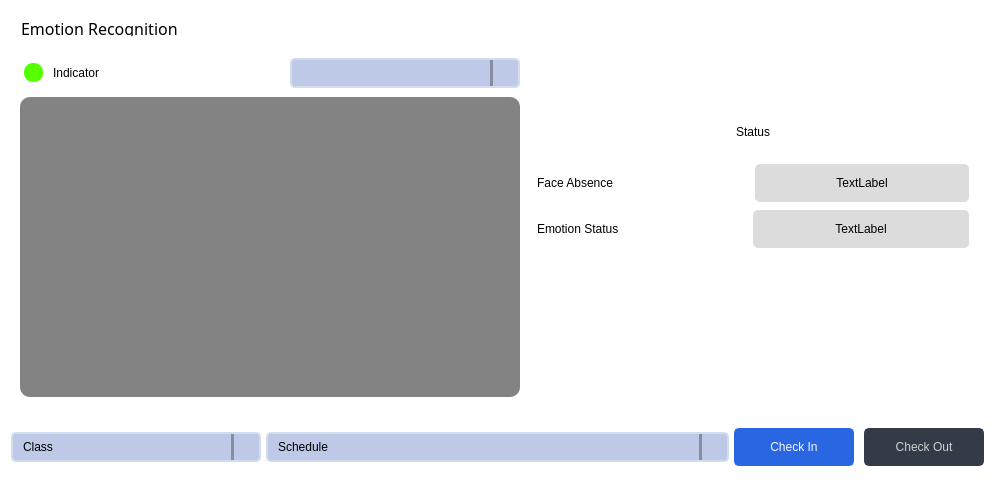
                   <widget class="QStackedWidget" name="stackedWidget">
                    <property name="minimumSize">
                     <size>
                      <width>1000</width>
                      <height>0</height>
                     </size>
                    </property>
                    <property name="styleSheet">
                     <string notr="true">background: transparent;</string>
                    </property>
                    <property name="currentIndex">
                     <number>1</number>
                    </property>
                    <widget class="QWidget" name="home">
                     <property name="styleSheet">
                      <string notr="true">
background-position: center;
background-repeat: no-repeat;</string>
                     </property>
                    </widget>
                    <widget class="QWidget" name="widgets">
                     <property name="styleSheet">
                      <string notr="true">b</string>
                     </property>
                     <layout class="QVBoxLayout" name="verticalLayout">
                      <property name="spacing">
                       <number>10</number>
                      </property>
                      <property name="leftMargin">
                       <number>10</number>
                      </property>
                      <property name="topMargin">
                       <number>10</number>
                      </property>
                      <property name="rightMargin">
                       <number>10</number>
                      </property>
                      <property name="bottomMargin">
                       <number>10</number>
                      </property>
                      <item>
                       <widget class="QFrame" name="row_1">
                        <property name="sizePolicy">
                         <sizepolicy hsizetype="Preferred" vsizetype="Expanding">
                          <horstretch>0</horstretch>
                          <verstretch>0</verstretch>
                         </sizepolicy>
                        </property>
                        <property name="minimumSize">
                         <size>
                          <width>0</width>
                          <height>400</height>
                         </size>
                        </property>
                        <property name="frameShape">
                         <enum>QFrame::StyledPanel</enum>
                        </property>
                        <property name="frameShadow">
                         <enum>QFrame::Raised</enum>
                        </property>
                        <layout class="QVBoxLayout" name="verticalLayout_16">
                         <property name="spacing">
                          <number>0</number>
                         </property>
                         <property name="leftMargin">
                          <number>0</number>
                         </property>
                         <property name="topMargin">
                          <number>0</number>
                         </property>
                         <property name="rightMargin">
                          <number>0</number>
                         </property>
                         <property name="bottomMargin">
                          <number>0</number>
                         </property>
                         <item>
                          <widget class="QFrame" name="frame_div_content_1">
                           <property name="sizePolicy">
                            <sizepolicy hsizetype="Preferred" vsizetype="Expanding">
                             <horstretch>0</horstretch>
                             <verstretch>0</verstretch>
                            </sizepolicy>
                           </property>
                           <property name="minimumSize">
                            <size>
                             <width>0</width>
                             <height>400</height>
                            </size>
                           </property>
                           <property name="maximumSize">
                            <size>
                             <width>16777215</width>
                             <height>16777215</height>
                            </size>
                           </property>
                           <property name="frameShape">
                            <enum>QFrame::NoFrame</enum>
                           </property>
                           <property name="frameShadow">
                            <enum>QFrame::Raised</enum>
                           </property>
                           <layout class="QVBoxLayout" name="verticalLayout_17">
                            <property name="spacing">
                             <number>0</number>
                            </property>
                            <property name="leftMargin">
                             <number>0</number>
                            </property>
                            <property name="topMargin">
                             <number>0</number>
                            </property>
                            <property name="rightMargin">
                             <number>0</number>
                            </property>
                            <property name="bottomMargin">
                             <number>0</number>
                            </property>
                            <item>
                             <widget class="QFrame" name="frame_title_wid_1">
                              <property name="maximumSize">
                               <size>
                                <width>16777215</width>
                                <height>35</height>
                               </size>
                              </property>
                              <property name="styleSheet">
                               <string notr="true">  font: 12pt &quot;Overpass Black&quot;;</string>
                              </property>
                              <property name="frameShape">
                               <enum>QFrame::StyledPanel</enum>
                              </property>
                              <property name="frameShadow">
                               <enum>QFrame::Raised</enum>
                              </property>
                              <layout class="QVBoxLayout" name="verticalLayout_18">
                               <item>
                                <widget class="QLabel" name="labelBoxBlenderInstalation">
                                 <property name="font">
                                  <font>
                                   <family>Overpass Black</family>
                                   <pointsize>12</pointsize>
                                   <weight>50</weight>
                                   <italic>false</italic>
                                   <bold>false</bold>
                                  </font>
                                 </property>
                                 <property name="styleSheet">
                                  <string notr="true"/>
                                 </property>
                                 <property name="text">
                                  <string>Emotion Recognition</string>
                                 </property>
                                </widget>
                               </item>
                              </layout>
                             </widget>
                            </item>
                            <item>
                             <widget class="QFrame" name="frame_content_wid_1">
                              <property name="sizePolicy">
                               <sizepolicy hsizetype="Preferred" vsizetype="MinimumExpanding">
                                <horstretch>0</horstretch>
                                <verstretch>0</verstretch>
                               </sizepolicy>
                              </property>
                              <property name="minimumSize">
                               <size>
                                <width>0</width>
                                <height>350</height>
                               </size>
                              </property>
                              <property name="frameShape">
                               <enum>QFrame::NoFrame</enum>
                              </property>
                              <property name="frameShadow">
                               <enum>QFrame::Raised</enum>
                              </property>
                              <layout class="QHBoxLayout" name="horizontalLayout_9">
                               <item>
                                <layout class="QGridLayout" name="gridLayout">
                                 <property name="sizeConstraint">
                                  <enum>QLayout::SetNoConstraint</enum>
                                 </property>
                                 <property name="bottomMargin">
                                  <number>0</number>
                                 </property>
                                 <item row="0" column="2">
                                  <widget class="QComboBox" name="cameraBox">
                                   <property name="styleSheet">
                                    <string notr="true">QComboBox {
  background-color: rgb(190, 200, 231);
  border-radius: 5px;
  border: 2px solid rgb(209, 220, 236);
  padding: 5px;
  padding-left: 10px;
}
QComboBox:hover {
  border: 2px solid rgb(152, 171, 218);
}
QComboBox::drop-down {
  subcontrol-origin: padding;
  subcontrol-position: top right;
  width: 25px;
  border-left-width: 3px;
  border-left-color: rgb(135, 142, 160);
  border-left-style: solid;
  border-top-right-radius: 3px;
  border-bottom-right-radius: 3px;
  background-position: center;
  background-repeat: no-reperat;
}
QComboBox QAbstractItemView {
  color:  rgb(35, 89, 197); /* Ini Biru Gelap*/
  background-color: rgb(190, 200, 231);
  padding: 10px;
  selection-background-color: rgba(39, 44, 54, 150);
}</string>
                                   </property>
                                  </widget>
                                 </item>
                                 <item row="0" column="3" colspan="2">
                                  <widget class="QLabel" name="label_4">
                                   <property name="text">
                                    <string/>
                                   </property>
                                  </widget>
                                 </item>
                                 <item row="0" column="1">
                                  <widget class="QLabel" name="indicatorLabel">
                                   <property name="styleSheet">
                                    <string notr="true">  font: 10pt &quot;Overpass&quot;;</string>
                                   </property>
                                   <property name="text">
                                    <string>Indicator</string>
                                   </property>
                                  </widget>
                                 </item>
                                 <item row="1" column="0" colspan="3">
                                  <widget class="QLabel" name="imgLabel">
                                   <property name="sizePolicy">
                                    <sizepolicy hsizetype="Preferred" vsizetype="Expanding">
                                     <horstretch>0</horstretch>
                                     <verstretch>0</verstretch>
                                    </sizepolicy>
                                   </property>
                                   <property name="minimumSize">
                                    <size>
                                     <width>500</width>
                                     <height>300</height>
                                    </size>
                                   </property>
                                   <property name="maximumSize">
                                    <size>
                                     <width>500</width>
                                     <height>300</height>
                                    </size>
                                   </property>
                                   <property name="styleSheet">
                                    <string notr="true">background-color: rgb(131, 131, 131);
border-radius: 10px;</string>
                                   </property>
                                   <property name="text">
                                    <string/>
                                   </property>
                                   <property name="scaledContents">
                                    <bool>true</bool>
                                   </property>
                                  </widget>
                                 </item>
                                 <item row="0" column="0">
                                  <widget class="QLabel" name="indicatorLamp">
                                   <property name="minimumSize">
                                    <size>
                                     <width>27</width>
                                     <height>27</height>
                                    </size>
                                   </property>
                                   <property name="maximumSize">
                                    <size>
                                     <width>27</width>
                                     <height>27</height>
                                    </size>
                                   </property>
                                   <property name="styleSheet">
                                    <string notr="true">border-radius: 9px;
background-color: rgb(85, 255, 0);
margin: 4px;</string>
                                   </property>
                                   <property name="text">
                                    <string/>
                                   </property>
                                  </widget>
                                 </item>
                                 <item row="1" column="3" colspan="2">
                                  <widget class="QFrame" name="frame">
                                   <property name="frameShape">
                                    <enum>QFrame::StyledPanel</enum>
                                   </property>
                                   <property name="frameShadow">
                                    <enum>QFrame::Raised</enum>
                                   </property>
                                   <layout class="QHBoxLayout" name="horizontalLayout_6">
                                    <property name="spacing">
                                     <number>0</number>
                                    </property>
                                    <property name="leftMargin">
                                     <number>0</number>
                                    </property>
                                    <property name="topMargin">
                                     <number>0</number>
                                    </property>
                                    <property name="rightMargin">
                                     <number>0</number>
                                    </property>
                                    <property name="bottomMargin">
                                     <number>0</number>
                                    </property>
                                    <item alignment="Qt::AlignTop">
                                     <widget class="QFrame" name="gridFrame">
                                      <layout class="QVBoxLayout" name="verticalLayout_19">
                                       <item>
                                        <widget class="QLabel" name="label_5">
                                         <property name="minimumSize">
                                          <size>
                                           <width>0</width>
                                           <height>50</height>
                                          </size>
                                         </property>
                                         <property name="styleSheet">
                                          <string notr="true">  font: 12pt &quot;Overpass Black&quot;;</string>
                                         </property>
                                         <property name="text">
                                          <string>Status</string>
                                         </property>
                                         <property name="alignment">
                                          <set>Qt::AlignCenter</set>
                                         </property>
                                        </widget>
                                       </item>
                                       <item>
                                        <widget class="QFrame" name="frame_3">
                                         <property name="minimumSize">
                                          <size>
                                           <width>0</width>
                                           <height>40</height>
                                          </size>
                                         </property>
                                         <property name="frameShape">
                                          <enum>QFrame::StyledPanel</enum>
                                         </property>
                                         <property name="frameShadow">
                                          <enum>QFrame::Raised</enum>
                                         </property>
                                         <layout class="QHBoxLayout" name="horizontalLayout_10">
                                          <property name="spacing">
                                           <number>4</number>
                                          </property>
                                          <property name="leftMargin">
                                           <number>0</number>
                                          </property>
                                          <property name="topMargin">
                                           <number>0</number>
                                          </property>
                                          <property name="rightMargin">
                                           <number>0</number>
                                          </property>
                                          <property name="bottomMargin">
                                           <number>0</number>
                                          </property>
                                          <item>
                                           <widget class="QLabel" name="label_10">
                                            <property name="text">
                                             <string>Face Absence</string>
                                            </property>
                                           </widget>
                                          </item>
                                          <item>
                                           <widget class="QLabel" name="faceAbsenceLabel">
                                            <property name="styleSheet">
                                             <string notr="true">background-color: rgb(220, 220, 220);
border-radius: 5px;</string>
                                            </property>
                                            <property name="text">
                                             <string>TextLabel</string>
                                            </property>
                                            <property name="alignment">
                                             <set>Qt::AlignCenter</set>
                                            </property>
                                           </widget>
                                          </item>
                                         </layout>
                                        </widget>
                                       </item>
                                       <item>
                                        <widget class="QFrame" name="frame_2">
                                         <property name="minimumSize">
                                          <size>
                                           <width>0</width>
                                           <height>40</height>
                                          </size>
                                         </property>
                                         <property name="frameShape">
                                          <enum>QFrame::StyledPanel</enum>
                                         </property>
                                         <property name="frameShadow">
                                          <enum>QFrame::Raised</enum>
                                         </property>
                                         <layout class="QHBoxLayout" name="horizontalLayout_7">
                                          <property name="spacing">
                                           <number>0</number>
                                          </property>
                                          <property name="leftMargin">
                                           <number>0</number>
                                          </property>
                                          <property name="topMargin">
                                           <number>0</number>
                                          </property>
                                          <property name="rightMargin">
                                           <number>0</number>
                                          </property>
                                          <property name="bottomMargin">
                                           <number>0</number>
                                          </property>
                                          <item>
                                           <widget class="QLabel" name="label_6">
                                            <property name="text">
                                             <string>Emotion Status</string>
                                            </property>
                                           </widget>
                                          </item>
                                          <item>
                                           <widget class="QLabel" name="emotionStatusLabel">
                                            <property name="styleSheet">
                                             <string notr="true">background-color: rgb(220, 220, 220);
border-radius: 5px;</string>
                                            </property>
                                            <property name="text">
                                             <string>TextLabel</string>
                                            </property>
                                            <property name="alignment">
                                             <set>Qt::AlignCenter</set>
                                            </property>
                                           </widget>
                                          </item>
                                         </layout>
                                        </widget>
                                       </item>
                                      </layout>
                                     </widget>
                                    </item>
                                   </layout>
                                  </widget>
                                 </item>
                                </layout>
                               </item>
                              </layout>
                             </widget>
                            </item>
                           </layout>
                          </widget>
                         </item>
                        </layout>
                       </widget>
                      </item>
                      <item>
                       <widget class="QFrame" name="row_3">
                        <property name="sizePolicy">
                         <sizepolicy hsizetype="Preferred" vsizetype="Maximum">
                          <horstretch>0</horstretch>
                          <verstretch>0</verstretch>
                         </sizepolicy>
                        </property>
                        <property name="minimumSize">
                         <size>
                          <width>0</width>
                          <height>50</height>
                         </size>
                        </property>
                        <property name="frameShape">
                         <enum>QFrame::StyledPanel</enum>
                        </property>
                        <property name="frameShadow">
                         <enum>QFrame::Raised</enum>
                        </property>
                        <layout class="QHBoxLayout" name="horizontalLayout_12">
                         <property name="spacing">
                          <number>0</number>
                         </property>
                         <property name="leftMargin">
                          <number>0</number>
                         </property>
                         <property name="topMargin">
                          <number>0</number>
                         </property>
                         <property name="rightMargin">
                          <number>0</number>
                         </property>
                         <property name="bottomMargin">
                          <number>0</number>
                         </property>
                         <item>
                          <widget class="QComboBox" name="classBox">
                           <property name="sizePolicy">
                            <sizepolicy hsizetype="Minimum" vsizetype="Fixed">
                             <horstretch>0</horstretch>
                             <verstretch>0</verstretch>
                            </sizepolicy>
                           </property>
                           <property name="minimumSize">
                            <size>
                             <width>250</width>
                             <height>0</height>
                            </size>
                           </property>
                           <property name="styleSheet">
                            <string notr="true">QComboBox {
  background-color: rgb(190, 200, 231);
  border-radius: 5px;
  border: 2px solid rgb(209, 220, 236);
  padding: 5px;
  padding-left: 10px;
}
QComboBox:hover {
  border: 2px solid rgb(152, 171, 218);
}
QComboBox::drop-down {
  subcontrol-origin: padding;
  subcontrol-position: top right;
  width: 25px;
  border-left-width: 3px;
  border-left-color: rgb(135, 142, 160);
  border-left-style: solid;
  border-top-right-radius: 3px;
  border-bottom-right-radius: 3px;
  background-position: center;
  background-repeat: no-reperat;
}
QComboBox QAbstractItemView {
  color:  rgb(35, 89, 197); /* Ini Biru Gelap*/
  background-color: rgb(190, 200, 231);
  padding: 10px;
  selection-background-color: rgba(39, 44, 54, 150);
}</string>
                           </property>
                           <property name="currentText">
                            <string>Class</string>
                           </property>
                           <item>
                            <property name="text">
                             <string>Class</string>
                            </property>
                           </item>
                          </widget>
                         </item>
                         <item>
                          <widget class="QComboBox" name="scheduleBox">
                           <property name="sizePolicy">
                            <sizepolicy hsizetype="Expanding" vsizetype="Fixed">
                             <horstretch>0</horstretch>
                             <verstretch>0</verstretch>
                            </sizepolicy>
                           </property>
                           <property name="styleSheet">
                            <string notr="true">QComboBox {
  background-color: rgb(190, 200, 231);
  border-radius: 5px;
  border: 2px solid rgb(209, 220, 236);
  margin-left: 5px;
  padding: 5px;
  padding-left: 10px;
}
QComboBox:hover {
  border: 2px solid rgb(152, 171, 218);
}
QComboBox::drop-down {
  subcontrol-origin: padding;
  subcontrol-position: top right;
  width: 25px;
  border-left-width: 3px;
  border-left-color: rgb(135, 142, 160);
  border-left-style: solid;
  border-top-right-radius: 3px;
  border-bottom-right-radius: 3px;
  background-position: center;
  background-repeat: no-reperat;
}
QComboBox QAbstractItemView {
  color:  rgb(35, 89, 197); /* Ini Biru Gelap*/
  background-color: rgb(190, 200, 231);
  padding: 10px;
  selection-background-color: rgba(39, 44, 54, 150);
}</string>
                           </property>
                           <item>
                            <property name="text">
                             <string>Schedule</string>
                            </property>
                           </item>
                          </widget>
                         </item>
                         <item>
                          <widget class="QPushButton" name="checkInButton">
                           <property name="sizePolicy">
                            <sizepolicy hsizetype="Minimum" vsizetype="Minimum">
                             <horstretch>0</horstretch>
                             <verstretch>0</verstretch>
                            </sizepolicy>
                           </property>
                           <property name="minimumSize">
                            <size>
                             <width>130</width>
                             <height>2</height>
                            </size>
                           </property>
                           <property name="maximumSize">
                            <size>
                             <width>16777215</width>
                             <height>16777215</height>
                            </size>
                           </property>
                           <property name="styleSheet">
                            <string notr="true">QPushButton {
    border: 2px solid rgb(41, 102, 225);
    border-radius: 5px;
    background-color: rgb(41, 102, 225);
    margin: 5px;
color: rgb(247, 247, 247);
  }
  QPushButton:hover {
    background-color: rgb(41, 102, 225);
    border: 2px solid  rgb(36, 72, 143); /* Ini Biru Gelap*/
  }
  QPushButton:pressed {
    background-color: rgb(41, 102, 225);
    border: 2px solid rgb(43, 50, 61);
  }
QPushButton:disabled {
 background-color: rgb(18, 9, 108);
color:rgb(93, 93, 93);
}</string>
                           </property>
                           <property name="text">
                            <string>Check In</string>
                           </property>
                          </widget>
                         </item>
                         <item>
                          <widget class="QPushButton" name="checkOutButton">
                           <property name="sizePolicy">
                            <sizepolicy hsizetype="Minimum" vsizetype="Minimum">
                             <horstretch>0</horstretch>
                             <verstretch>0</verstretch>
                            </sizepolicy>
                           </property>
                           <property name="minimumSize">
                            <size>
                             <width>130</width>
                             <height>0</height>
                            </size>
                           </property>
                           <property name="maximumSize">
                            <size>
                             <width>16777215</width>
                             <height>16777215</height>
                            </size>
                           </property>
                           <property name="styleSheet">
                            <string notr="true">  QPushButton {
    border: 2px solid rgb(52, 59, 72);
    border-radius: 5px;
    background-color: rgb(52, 59, 72);
    margin: 5px;
    color: rgb(207, 207, 207);
  }
  QPushButton:hover {
    background-color: rgb(57, 65, 80);
    border: 2px solid rgb(61, 70, 86);
  }
  QPushButton:pressed {
    background-color: rgb(35, 40, 49);
    border: 2px solid rgb(43, 50, 61);
  }
QPushButton:disabled {
 background-color: rgb(18, 9, 108);
color:rgb(93, 93, 93);
}</string>
                           </property>
                           <property name="text">
                            <string>Check Out</string>
                           </property>
                          </widget>
                         </item>
                        </layout>
                       </widget>
                      </item>
                     </layout>
                    </widget>
                    <widget class="QWidget" name="new_page">
                     <layout class="QVBoxLayout" name="verticalLayout_20">
                      <item>
                       <widget class="QLabel" name="label">
                        <property name="text">
                         <string>NEW PAGE TEST</string>
                        </property>
                        <property name="alignment">
                         <set>Qt::AlignCenter</set>
                        </property>
                       </widget>
                      </item>
                     </layout>
                    </widget>
                   </widget>
